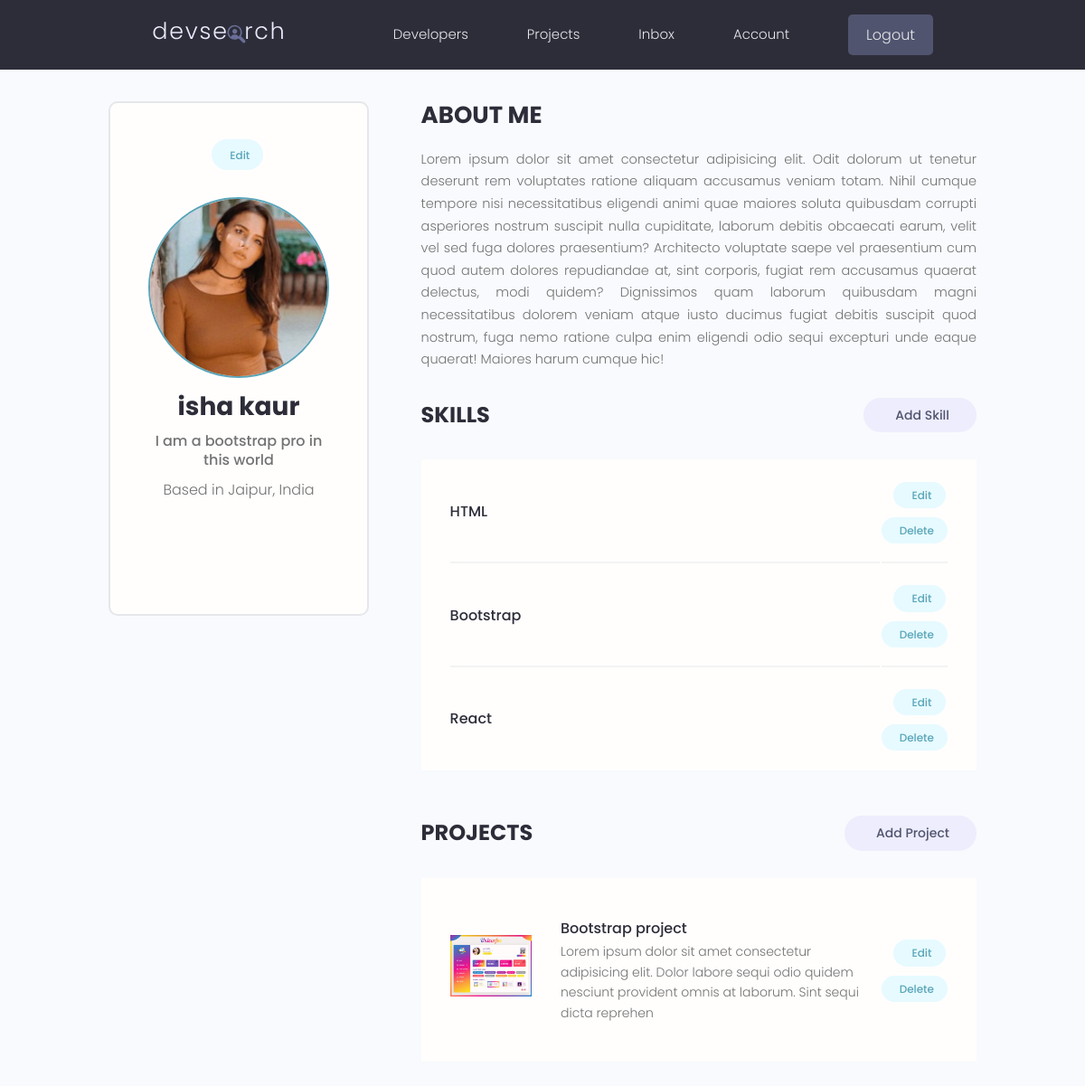
/users/account/ (signed in), run on an earlier commit of the app's database.
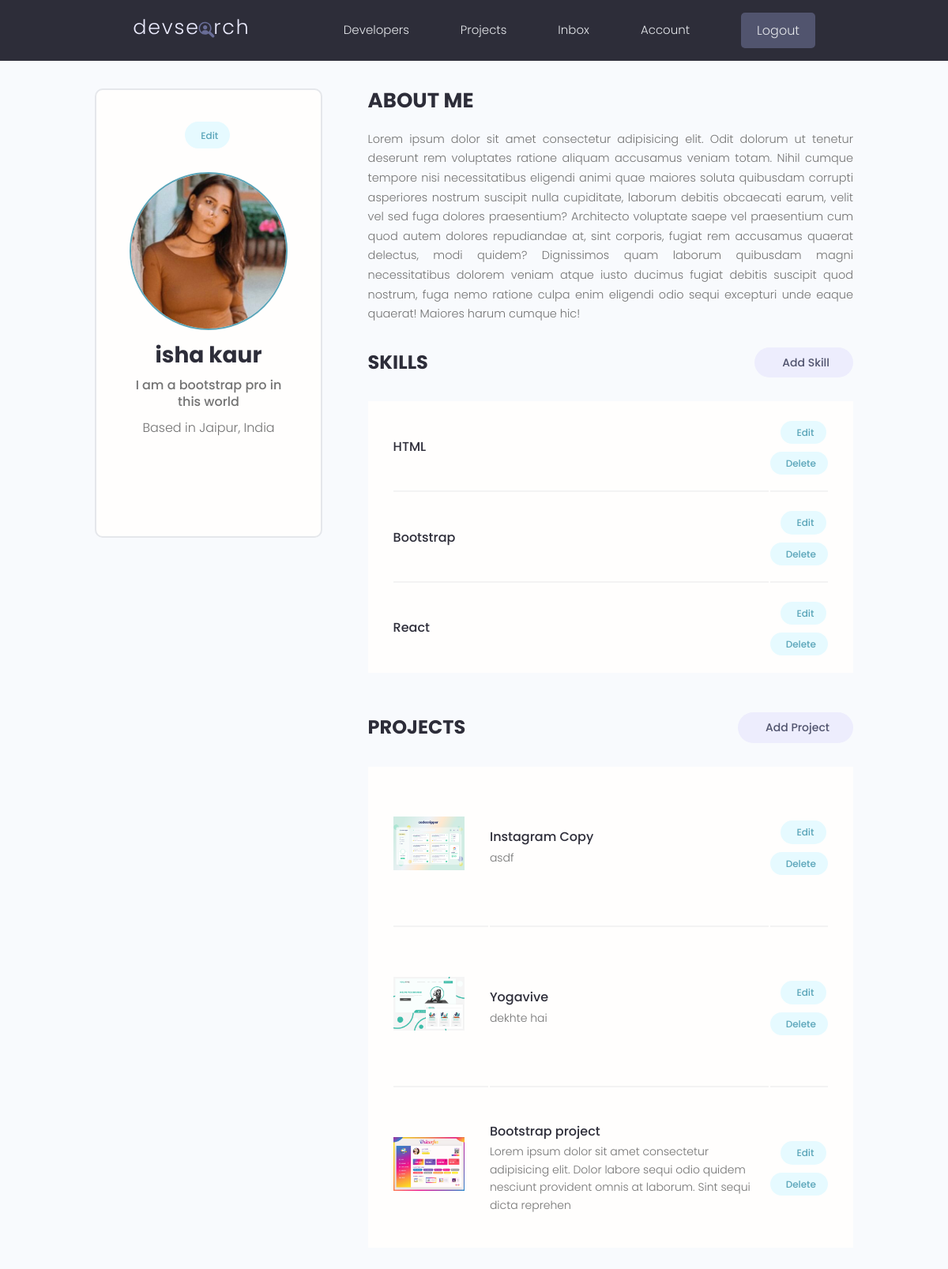
And on a later commit of the database.
### users/models.py (models this page shows, shortened)
class Skill(models.Model):
    owner = models.ForeignKey(Profile, on_delete=models.CASCADE, null=True)
    name = models.CharField(max_length=200, blank=True, null=True)
    description = models.TextField(blank=True, null=True)
    created = models.DateTimeField(auto_now_add=True)
    id = models.UUIDField(default=uuid.uuid4, unique=True, primary_key=True, editable=False)

### projects/models.py (models this page shows, shortened)
class Project(models.Model):
    owner = models.ForeignKey(Profile, null=True, blank=True, on_delete=models.SET_NULL)
    title = models.CharField(max_length=200)
    description = models.TextField(null=True, blank=True)
    featured_image = models.ImageField(null=True, blank=True, default='default.jpg')
    demo_link = models.CharField(max_length=2000, null=True, blank=True)
    source_link = models.CharField(max_length=2000, null=True, blank=True)
    tags = models.ManyToManyField('Tag', blank=True)
    vote_total = models.IntegerField(default=0, null=True, blank=True)
    vote_ratio = models.IntegerField(default=0, null=True, blank=True)
    created = models.DateTimeField(auto_now_add=True)
    id = models.UUIDField(default=uuid.uuid4, unique=True, primary_key=True, editable=False)
    class Meta:
        ordering = ['-vote_ratio', '-vote_total']

### users/views.py (the view)
# urls.py: path('account/', views.userAccount, name='account'),
@login_required(login_url='login')
def userAccount(request):
    profile = request.user.profile
    skills = profile.skill_set.all()
    projects = profile.project_set.all()
    context = {'profile': profile, 'skills': skills, 'projects': projects}
    return render(request, 'users/account.html', context)

### users/templates/users/account.html (shortened to what this page needs)
{% extends 'main.html' %}
{% block content %}
<body>
  <main class="settingsPage profile my-md">
    <div class="container">
      <div class="layout">
        <div class="column column--1of3">
          <div class="card text-center">
            <div class="card__body dev">
              <a class="tag tag--pill tag--main settings__btn" href="{% url 'edit-account' %}"> Edit</a>
              <img class="avatar avatar--xl dev__avatar" src="{{ profile.profile_image.url }}" />
              <h2 class="dev__name">{{ profile.name }}</h2>
              <p class="dev__title">{{ profile.short_intro }}</p>
              <p class="dev__location">Based in {{ profile.location }}</p>
              <ul class="dev__social">
              </ul>
            </div>
          </div>
        </div>
        <div class="column column--2of3">
          <div class="devInfo">
            <h3 class="devInfo__title">About Me</h3>
            <p class="devInfo__about">{{ profile.bio }}</p>
          </div>
          <div class="settings">
            <h3 class="settings__title">Skills</h3>
            <a class="tag tag--pill tag--sub settings__btn tag--lg" href="{% url 'create-skill' %}"> Add Skill</a>
          </div>
          <table class="settings__table">
            {% for skill in skills %}
            <tr>
              <td class="settings__tableInfo">
                <h4>{{ skill.name }}</h4>
              </td>
              <td class="settings__tableActions">
                <a class="tag tag--pill tag--main settings__btn" href="{% url 'update-skill' skill.id %}"> Edit</a>
                <a class="tag tag--pill tag--main settings__btn" href="{% url 'delete-skill' skill.id %}?next=/users/account">
                  Delete</a>
              </td>
            </tr>
            {% endfor %}
          </table>
          <div class="settings">
            <h3 class="settings__title">Projects</h3>
            <a class="tag tag--pill tag--sub settings__btn tag--lg" href="{% url 'create-project' %}"> Add Project</a>
          </div>
          <table class="settings__table">
            {% for project in projects %}
            <tr>
              <td class="settings__thumbnail">
                <a href="{% url 'project' project.id %}"><img src="{{ project.featured_image.url }}" alt="Project Thumbnail" /></a>
              </td>
              <td class="settings__tableInfo">
                <a href="{% url 'project' project.id %}">{{ project.title }}</a>
                <p>{{ project.description|slice:"150"}}</p>
              </td>
              <td class="settings__tableActions">
                <a class="tag tag--pill tag--main settings__btn" href="{% url 'update-project' project.id %}"> Edit</a>
                <a class="tag tag--pill tag--main settings__btn" href="{% url 'delete-project' project.id %}?next=/users/account">Delete</a>
              </td>
            </tr>
            {% endfor %}
          </table>
        </div>
      </div>
    </div>
  </main>
{% endblock content %}

What changed in the data, as far as the page shows it:
added Project: featured_image (picture), title "Instagram Copy", description "asdf"
added Project: featured_image (picture), title "Yogavive", description "dekhte hai"
